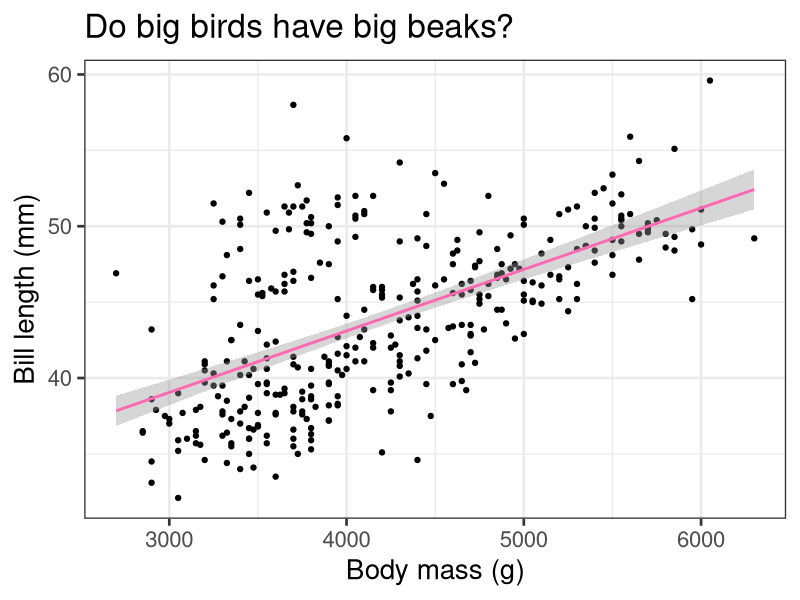
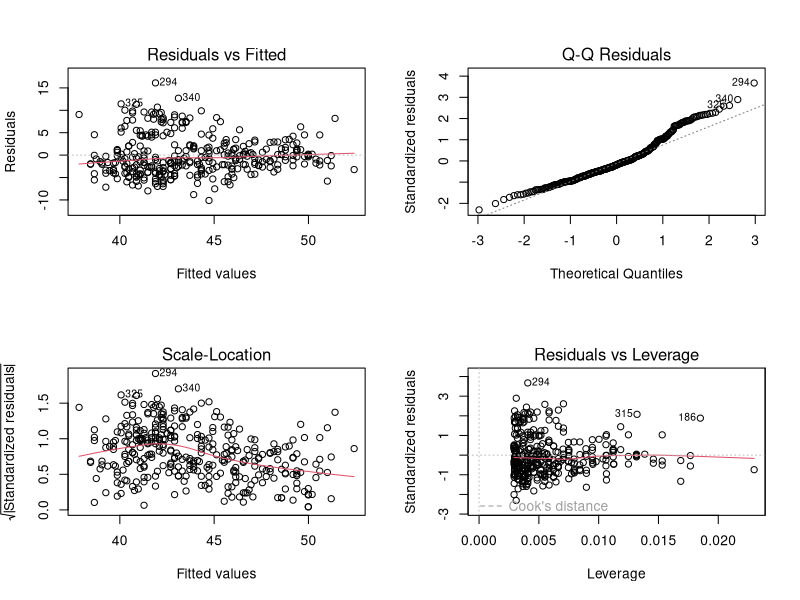

Here is the R script that generated these plots, in order:
## ---- chunk 1
knitr::opts_chunk$set(echo = TRUE)
## ---- chunk 2
# Importing libraries needed
library(palmerpenguins)
library(tidyverse)

# Importing data from 'palmerpenguins' package
penguins.df <- palmerpenguins::penguins # pulls out data from the palmerpenguins 
                                        # package and creates object 'penguins.df'
## ---- chunk 3
# Fitting model to see if big birds have big beaks
fit.lm <- lm(bill_length_mm ~ body_mass_g, data = penguins.df)
summary(fit.lm)

# Making a plot to see the data
ggplot(penguins.df, aes(x = body_mass_g, y = bill_length_mm)) +
  geom_point() +
  theme_bw(base_size = 20) +
  labs(x = "Body mass (g)", y = "Bill length (mm)", 
       title = "Do big birds have big beaks?") +
  stat_smooth(method = "lm", col = "hotpink") # did not work 

## ---- chunk 4
# Examining the diagnostic plots of my model - fit.lm
par(mfrow = c(2,2))
plot(fit.lm)
par(mfrow = c(1,1))
## ---- chunk 5
# Finding the coefficients in my model (instead of copy-pasting from summary)
# to calculate residual sum of squares (RSS)

# Coefficients in my model 'fit.lm'
coef(fit.lm)

# Coefficient 1 (Intercept) from my model 'fit.lm'
coef(fit.lm)[1] # (Intercept) 26.89887

# Coefficient 2 (body_mass_g) from my model 'fit.lm'
coef(fit.lm)[2] # body_mass_g 0.004051417

# Residual sum of squares (RSS)
# This is the best model, and we can see that by changing the numbers in them 
# and see that they are not smaller i.e. not a better 'calculation' that the RSS
sum((penguins.df$bill_length_mm - ((coef(fit.lm)[1]) + ((coef(fit.lm)[2]) * penguins.df$body_mass_g)))^2, na.rm = TRUE)
# 6564.494
## ---- chunk 6
# Changing 'coef(fit.lm)[1]' to the number 3 to recalculate the RSS
sum((penguins.df$bill_length_mm - ((3) + ((coef(fit.lm)[2]) * penguins.df$body_mass_g)))^2, na.rm = TRUE)
# 201899.9 > 6564.494
## ---- chunk 7
# Finding stuff i need to calculate cov and var

# Variance of bill length and body mass
var_bl <- var(penguins.df$bill_length_mm, na.rm = TRUE) 
var_bm <- var(penguins.df$body_mass_g, na.rm = TRUE) 

# Covariance of bill length and body mass
covar_bl_bm <- cov(x = penguins.df$body_mass_g, 
                   y = penguins.df$bill_length_mm,
                   use = 'pairwise.complete.obs')
